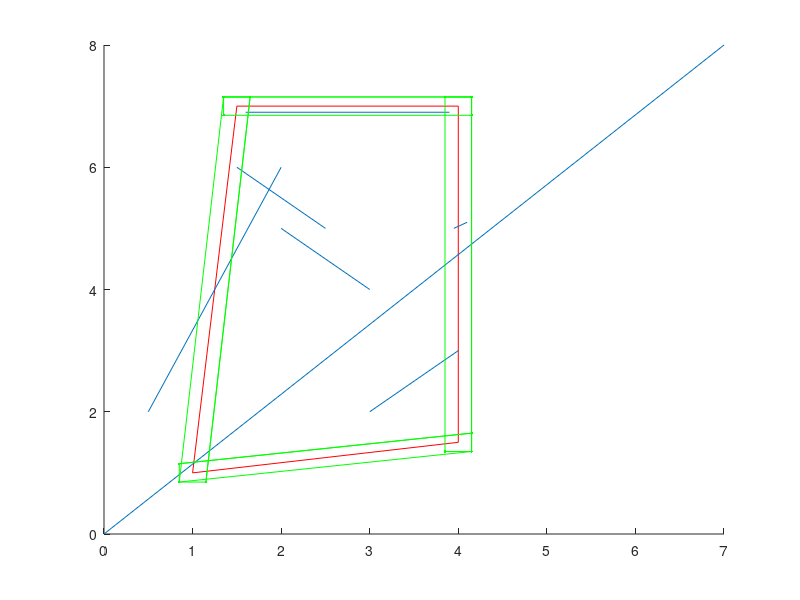

Source code (MATLAB): (Note: this script raises an error after producing the figure.)
%This is Eric Peshkin's super swell Building Hypothesis Code. Welcome. I have
%updated the comments so they should be more descriptive. Also, the very
%last step may change substantially depending on how one interprets
%Saeedi's code. I will be checking this in class tomorrow and then changing
%or not changing it afterwards, appropriately.

%Inputs are a list of X1...X4 and Y1...Y4 as building hypotheses where each
%XN = [xn1 , xn2] and each YN = [yn1 , yn2]
%Random lines are of the form [[xk1,xk2;yk1,yk2],[x(k+1)1,x(k+1)2;y(k+1)1,y(k+2)2]...]
%(see linecell in code for an example of the other lines format)

%Output is explained in comment at bottom of code.

%VARIABLES TO TINKER WITH:
tuberad = 0.15; %The radius of the tubes (also determines the parallel "height beyond lines"
mintheta = 15; %The value of degrees for which all relevant 'other' lines must be within relative to the 'hypothesis' line in question.

%Generate sample hypotheses. We want 4. This is for the sake of testing
%things.
%Hypothesis:
X1=[1,1.5];
Y1=[1,7];
h1 = line(X1,Y1,'color','red');
X2=[1.5,4];
Y2=[7,7];
h2 = line(X2,Y2,'color','red');
X3=[4,4];
Y3=[1.5,7];
h3 = line(X3,Y3,'color','red');
X4=[1,4];
Y4=[1,1.5];
h4 = line(X4,Y4,'color','red');

%Other Lines:
X100=[0.5,2];
Y100=[2,6];
r100 = line(X100,Y100);
X101=[0,7];
Y101=[0,8];
r101 = line(X101,Y101);
X102=[1.6,3.9];
Y102=[6.9,6.9];
r102 = line(X102,Y102);
X103=[3.95,4.1];
Y103=[5,5.1];
r103 = line(X103,Y103);
X104=[2,3];
Y104=[5,4];
r104 = line(X104,Y104);
X105=[1.5,2.5];
Y105=[6,5];
r105 = line(X105,Y105);
X106=[3,4];
Y106=[2,3];
r106 = line(X106,Y106);
%Note: "Hypothesis" is in red. "Non-hypothesis" lines are in blue. 
%Note: for these purposes, 0-99 are hypotheses, 100-199 are random lines, 200+ are tubes. 

%STEP 1: Tube Creation. Tube is in green. Want a tube for every line in
%hypothesis. 
%Tube 1: Left Side TOTALLY TUBULAR!
hold on
tx1 = [X1(2)+tuberad,X1(1)+tuberad,X1(1)-tuberad,X1(2)-tuberad,X1(2)+tuberad,X1(1)+tuberad];
ty1 = [Y1(2)+tuberad,Y1(1)-tuberad,Y1(1)-tuberad,Y1(2)+tuberad,Y1(2)+tuberad,Y1(1)-tuberad];
plot(tx1,ty1,'.-','color','green')
%Tube 2: Top Side TUBULAR MY MAN! (Top - Bot = pos)
tx2 = [X2(1)-tuberad,X2(2)+tuberad,X2(2)+tuberad,X2(1)-tuberad,X2(1)-tuberad,X2(2)+tuberad];
ty2 = [Y2(1)+tuberad,Y2(2)+tuberad,Y2(2)-tuberad,Y2(1)-tuberad,Y2(1)+tuberad,Y2(2)+tuberad];
plot(tx2,ty2,'.-','color','green')
%Tube 3: Right Side TUBULAR DUDE! (Top - Bot = pos)
tx3 = [X3(1)+tuberad,X3(2)+tuberad,X3(2)-tuberad,X3(1)-tuberad,X3(1)+tuberad,X3(2)+tuberad];
ty3 = [Y3(1)-tuberad,Y3(2)+tuberad,Y3(2)+tuberad,Y3(1)-tuberad,Y3(1)-tuberad,Y3(2)+tuberad];
plot(tx3,ty3,'.-','color','green')
%Tube 4: Bottom Side TUBULAR BRO! (Top - Bot = positive)
tx4 = [X4(1)-tuberad,X4(2)+tuberad,X4(2)+tuberad,X4(1)-tuberad,X4(1)-tuberad,X4(2)+tuberad];
ty4 = [Y4(1)+tuberad,Y4(2)+tuberad,Y4(2)-tuberad,Y4(1)-tuberad,Y4(1)+tuberad,Y4(2)+tuberad];
plot(tx4,ty4,'.-','color','green')

%STEP 2: Find all lines that are fully or partially within the tubes. (From
%the set of III-A-5
%(use inpolygon to determine whether both endpoints are in the tube)

%Check all lines for interior of Tube 1:

%Linelist is list of suspect lines. Currently as [[x1,x2;y1,y2]]
linelist = [[0.5,2;2,6],[0,7;0,8],[1.6,3.9;6.9,6.9],[3.95,4.1;5,5.1],[2,3;5,4],[1.5,2.5;6,5],[3,4;2,3]];
linecell = cell(length(linelist)/2,1);
for i = 1:(length(linelist)/2);
    linecell{i,1} = linelist(4*i-3:4*i);
end
Tube1Array = [];
Tube2Array = [];
Tube3Array = [];
Tube4Array = [];
for k = linelist;
    [in] = inpolygon(k(1),k(2),tx1,ty1);
    Tube1Array = cat(1,Tube1Array,[in]);
end
for k = linelist;
    [in] = inpolygon(k(1),k(2),tx2,ty2);
    Tube2Array = cat(1,Tube2Array,[in]);
end
for k = linelist;
    [in] = inpolygon(k(1),k(2),tx3,ty3);
    Tube3Array = cat(1,Tube3Array,[in]);
end
for k = linelist;
    [in] = inpolygon(k(1),k(2),tx4,ty4);
    Tube4Array = cat(1,Tube4Array,[in]);
end
%TubeNArray is a vertical matrix for which every row corresponds to a
%point for tube 1:N. Every second row begins a new "line". 
%Let's split this into 7 2x1 doubles, each of which contains a single "line's" validity info.
Tube1Lines = mat2cell(Tube1Array,zeros(1,(size(Tube1Array,1)/2))+2,[1]);
Tube2Lines = mat2cell(Tube2Array,zeros(1,(size(Tube2Array,1)/2))+2,[1]);
Tube3Lines = mat2cell(Tube3Array,zeros(1,(size(Tube3Array,1)/2))+2,[1]);
Tube4Lines = mat2cell(Tube4Array,zeros(1,(size(Tube4Array,1)/2))+2,[1]);

%Now we will seperate any lines that "fit" (or one pt in the line is in the
%polygon, to check for the entire line in polygon switch to [0;0] on all.)
%The process will be carried out for each line one at a time from now on.
%Tube 1:
count = 0;
for k = 1:length(Tube1Lines);
    if cell2mat(Tube1Lines(k)) == [1;1]; %%%%%%
        %counter variable to determine size of the chosen lines cell.
        count = count+1;
    end
    
end
chosenlinescell = cell(count,1);
count2 = 1;
for k = 1:length(Tube1Lines);
    if cell2mat(Tube1Lines(k)) == [1;1];
        %select the matrices of lines information such that they are within
        %the tubes
        tubelinecoords = vec2mat(cell2mat(linecell(k)),2);
        chosenlinescell{count2,1} = tubelinecoords;
        count2 = count2 + 1;
    end
end

%Now we have a cell array that contains the matrices of every [x1,x2;y1,y2]
%line that is within each tube for Tube 1 in chosenlinescell. 


%(Still for tube 1, can copy-paste or try to automate in some complicated
%way. Consider both, even if just for learning value)
%STEP 3: Remove lines with an orientation difference from the side higher
%than 15%
%Remember hypothesis is X1,Y1. 
for k = 1:length(chosenlinescell);
    hypothline = cell2mat(chosenlinescell(k));
    linepointA = hypothline(1:2);
    linepointB = hypothline(3:4); 
    randlinevec = (linepointB - linepointA);     
    x1y1 = [X1(1),Y1(1)];
    x2y2 = [X1(2),Y1(2)];
    hypothvec = (x2y2-x1y1);
    dotp = dot(randlinevec,hypothvec);
    magA = norm(randlinevec);
    magB = norm(hypothvec);
    costheta = dotp/(magA * magB);
    thetarads = acos(costheta);
    thetadeg = thetarads * (180/pi);
    %Now we have our angle in degrees.
    %Let's remove the vectors that are more than 15 degrees different
    if thetadeg > mintheta;
        if thetadeg < 360-mintheta; 
        chosenlinescell{k,1} = NaN;  
        %Now anywhere this was true, the chosenlines cell contains NaN
        end 
    end 
end
%STEP 4: Now we project each selected line on the "closest side of the
%hypothesis," which based on how this code is written is already determined.
projectorcell1 = chosenlinescell;
scorecelltube1 = projectorcell1;
for k = 1:length(chosenlinescell);
    if isnan(chosenlinescell{k}) == 0;
        hypothline = cell2mat(chosenlinescell(k));
        linepointA = hypothline(1:2);
        linepointB = hypothline(3:4); 
        randlinevec = (linepointB - linepointA);
        x1y1 = [X1(1),Y1(1)];
        x2y2 = [X1(2),Y1(2)];
        hypothvec = (x2y2-x1y1);
        %Project randlinevec onto hypothvec.
        projection =(dot(randlinevec,hypothvec)/norm(hypothvec)^2)*hypothvec;
        %Create a cell to keep the projection information in for ease of
        %access. This may never be called again, idk. 
        projectorcell1{k} = projection;
        %STEP 5: Calculate normalized coverage due to line projection.
        normedcov = norm(projection)/norm(hypothvec);
        if normedcov > 1;
            %Adjust for the fact some lines may be far beyond the boundary
            %of our hypothesis and they don't deserve a higher score.
            normedcov = normedcov^-1;
        end 
        %Scorecell contains the normalized projection scores and NaN's
        %where a line was not utilized because it did not fit criteria. 
       	scorecelltube1{k} = normedcov;    
    end 
end 

%TUBE 2
count = 0;
for k = 1:length(Tube2Lines);
    if cell2mat(Tube2Lines(k)) == [1;1]; 
        %counter variable to determine size of the chosen lines cell.
        count = count+1;

    end 
end
chosenlinescell2 = cell(count,1);
count2 = 1;
for k = 1:length(Tube2Lines);
    if cell2mat(Tube2Lines(k)) == [1;1];
        %select the matrices of lines information such that they are within
        %the tubes
        tubelinecoords = vec2mat(cell2mat(linecell(k)),2);
        chosenlinescell2{count2,1} = tubelinecoords;
        count2 = count2 + 1;
    end
end

%Now we have a cell array that contains the matrices of every [x1,x2;y1,y2]
%line that is within each tube for Tube 2 in chosenlinescell. 

%STEP 3: Remove lines with an orientation difference from the side higher
%than 15%
%Remember hypothesis is X1,Y1. 
for k = 1:length(chosenlinescell2);
    hypothline = cell2mat(chosenlinescell2(k));
    linepointA = hypothline(1:2);
    linepointB = hypothline(3:4); 
    randlinevec = (linepointB - linepointA);     
    x1y1 = [X1(1),Y1(1)];
    x2y2 = [X1(2),Y1(2)];
    hypothvec = (x2y2-x1y1);
    dotp = dot(randlinevec,hypothvec);
    magA = norm(randlinevec);
    magB = norm(hypothvec);
    costheta = dotp/(magA * magB);
    thetarads = acos(costheta);
    thetadeg = thetarads * (180/pi);
    %Now we have our angle in degrees.
    %Let's remove the vectors that are more than 15 degrees different
    if thetadeg > mintheta;
        if thetadeg < 360-mintheta; 
        chosenlinescell2{k,1} = NaN;  
        %Now anywhere this was true, the chosenlines cell contains NaN
        end 
    end 
end
%STEP 4: Now we project each selected line on the "closest side of the
%hypothesis," which based on how this code is written is already determined.
projectorcell2 = chosenlinescell2;
scorecelltube2 = projectorcell2;
for k = 1:length(chosenlinescell2);
    if isnan(chosenlinescell2{k}) == 0;
        hypothline = cell2mat(chosenlinescell2(k));
        linepointA = hypothline(1:2);
        linepointB = hypothline(3:4); 
        randlinevec = (linepointB - linepointA);
        x1y1 = [X1(1),Y1(1)];
        x2y2 = [X1(2),Y1(2)];
        hypothvec = (x2y2-x1y1);
        %Project randlinevec onto hypothvec.
        projection =(dot(randlinevec,hypothvec)/norm(hypothvec)^2)*hypothvec;
        %Create a cell to keep the projection information in for ease of
        %access. This may never be called again, idk. 
        projectorcell2{k} = projection;
        %STEP 5: Calculate normalized coverage due to line projection.
        normedcov = norm(projection)/norm(hypothvec);
        if normedcov > 1;
            %Adjust for the fact some lines may be far beyond the boundary
            %of our hypothesis and they don't deserve a higher score.
            normedcov = normedcov^-1;
        end 
        %Scorecell contains the normalized projection scores and NaN's
        %where a line was not utilized because it did not fit criteria. 
       	scorecelltube2{k} = normedcov;    
    end 
end 
%Tube 3
count = 0;
for k = 1:length(Tube3Lines);
    if cell2mat(Tube3Lines(k)) == [1;1]; %COULDN'T GET "OR" "|" OPERATOR TO WORK!!!!!
        %counter variable to determine size of the chosen lines cell.
        count = count+1;
    end
end
chosenlinescell3 = cell(count,1);
count2 = 1;
for k = 1:length(Tube3Lines);
    if cell2mat(Tube3Lines(k)) == [1;1];
        %select the matrices of lines information such that they are within
        %the tubes
        tubelinecoords = vec2mat(cell2mat(linecell(k)),2);
        chosenlinescell3{count2,1} = tubelinecoords;
        count2 = count2 + 1;
    end
end

%Now we have a cell array that contains the matrices of every [x1,x2;y1,y2]
%line that is within each tube for Tube 1 in chosenlinescell. 


%(Still for tube 1, can copy-paste or try to automate in some complicated
%way. Consider both, even if just for learning value)
%STEP 3: Remove lines with an orientation difference from the side higher
%than 15%
%Remember hypothesis is X1,Y1. 
for k = 1:length(chosenlinescell3);
    hypothline = cell2mat(chosenlinescell3(k));
    linepointA = hypothline(1:2);
    linepointB = hypothline(3:4); 
    randlinevec = (linepointB - linepointA);     
    x1y1 = [X1(1),Y1(1)];
    x2y2 = [X1(2),Y1(2)];
    hypothvec = (x2y2-x1y1);
    dotp = dot(randlinevec,hypothvec);
    magA = norm(randlinevec);
    magB = norm(hypothvec);
    costheta = dotp/(magA * magB);
    thetarads = acos(costheta);
    thetadeg = thetarads * (180/pi);
    %Now we have our angle in degrees.
    %Let's remove the vectors that are more than 15 degrees different
    if thetadeg > mintheta;
        if thetadeg < 360-mintheta; 
        chosenlinescell3{k,1} = NaN;  
        %Now anywhere this was true, the chosenlines cell contains NaN
        end 
    end 
end
%STEP 4: Now we project each selected line on the "closest side of the
%hypothesis," which based on how this code is written is already determined.
projectorcell3 = chosenlinescell3;
scorecelltube3 = projectorcell3;
for k = 1:length(chosenlinescell3);
    if isnan(chosenlinescell3{k}) == 0;
        hypothline = cell2mat(chosenlinescell3(k));
        linepointA = hypothline(1:2);
        linepointB = hypothline(3:4); 
        randlinevec = (linepointB - linepointA);
        x1y1 = [X1(1),Y1(1)];
        x2y2 = [X1(2),Y1(2)];
        hypothvec = (x2y2-x1y1);
        %Project randlinevec onto hypothvec.
        projection =(dot(randlinevec,hypothvec)/norm(hypothvec)^2)*hypothvec;
        %Create a cell to keep the projection information in for ease of
        %access. This may never be called again, idk. 
        projectorcell3{k} = projection;
        %STEP 5: Calculate normalized coverage due to line projection.
        normedcov = norm(projection)/norm(hypothvec);
        if normedcov > 1;
            %Adjust for the fact some lines may be far beyond the boundary
            %of our hypothesis and they don't deserve a higher score.
            normedcov = normedcov^-1;
        end 
        %Scorecell contains the normalized projection scores and NaN's
        %where a line was not utilized because it did not fit criteria. 
       	scorecelltube3{k} = normedcov;    
    end 
end

%Tube 4
count = 0;
for k = 1:length(Tube4Lines);
    if cell2mat(Tube4Lines(k)) == [1;1]; %COULDN'T GET "OR" "|" OPERATOR TO WORK!!!!!
        %counter variable to determine size of the chosen lines cell.
        count = count+1;
    end
end
chosenlinescell4 = cell(count,1);
count2 = 1;
for k = 1:length(Tube4Lines);
    if cell2mat(Tube4Lines(k)) == [1;1];
        %select the matrices of lines information such that they are within
        %the tubes
        tubelinecoords = vec2mat(cell2mat(linecell(k)),2);
        chosenlinescell4{count2,1} = tubelinecoords;
        count2 = count2 + 1;
    end
end

%Now we have a cell array that contains the matrices of every [x1,x2;y1,y2]
%line that is within each tube for Tube 1 in chosenlinescell. 


%(Still for tube 1, can copy-paste or try to automate in some complicated
%way. Consider both, even if just for learning value)
%STEP 3: Remove lines with an orientation difference from the side higher
%than 15%
%Remember hypothesis is X1,Y1. 
for k = 1:length(chosenlinescell4);
    hypothline = cell2mat(chosenlinescell4(k));
    linepointA = hypothline(1:2);
    linepointB = hypothline(3:4); 
    randlinevec = (linepointB - linepointA);     
    x1y1 = [X1(1),Y1(1)];
    x2y2 = [X1(2),Y1(2)];
    hypothvec = (x2y2-x1y1);
    dotp = dot(randlinevec,hypothvec);
    magA = norm(randlinevec);
    magB = norm(hypothvec);
    costheta = dotp/(magA * magB);
    thetarads = acos(costheta);
    thetadeg = thetarads * (180/pi);
    %Now we have our angle in degrees.
    %Let's remove the vectors that are more than 15 degrees different
    if thetadeg > mintheta;
        if thetadeg < 360-mintheta; 
        chosenlinescell4{k,1} = NaN;  
        %Now anywhere this was true, the chosenlines cell contains NaN
        end 
    end 
end
%STEP 4: Now we project each selected line on the "closest side of the
%hypothesis," which based on how this code is written is already determined.
projectorcell4 = chosenlinescell4;
scorecelltube4 = projectorcell4;
for k = 1:length(chosenlinescell4);
    if isnan(chosenlinescell4{k}) == 0;
        hypothline = cell2mat(chosenlinescell4(k));
        linepointA = hypothline(1:2);
        linepointB = hypothline(3:4); 
        randlinevec = (linepointB - linepointA);
        x1y1 = [X1(1),Y1(1)];
        x2y2 = [X1(2),Y1(2)];
        hypothvec = (x2y2-x1y1);
        %Project randlinevec onto hypothvec.
        projection =(dot(randlinevec,hypothvec)/norm(hypothvec)^2)*hypothvec;
        %Create a cell to keep the projection information in for ease of
        %access. This may never be called again, idk. 
        projectorcell4{k} = projection;
        %STEP 5: Calculate normalized coverage due to line projection.
        normedcov = norm(projection)/norm(hypothvec);
        if normedcov > 1;
            %Adjust for the fact some lines may be far beyond the boundary
            %of our hypothesis and they don't deserve a higher score.
            normedcov = normedcov^-1;
        end 
        %Scorecell contains the normalized projection scores and NaN's
        %where a line was not utilized because it did not fit criteria. 
       	scorecelltube4{k} = normedcov;   
    end 
end 
%Remember, chosenlinescellN and scorecelltubeN contain the vector form of
%the lines [x1,x2;y1,y2] and the scores for each line, respectively, at matching indices.

%Now we stop this tube-by-tube madness, and create the total "score", then find
%the lines that maximize that score.

%First, filter out those scorecellN's with no results.

if isempty(cell2mat(scorecelltube1)) == 1;
    scorecelltube1 = cell(1);
end 
if isempty(cell2mat(scorecelltube2)) == 1;
    scorecelltube2 = cell(1);
end 
if isempty(cell2mat(scorecelltube3)) == 1;
    scorecelltube3 = cell(1);
end 
if isempty(cell2mat(scorecelltube4)) == 1;
    scorecelltube4 = cell(1);
end 
%add the original hypoth lines to the end of cell of things being
%looped through in calculting score. add 'perfect score' to list of scores.
%Remember: things in chosenlinescell are now in [x1,y1;x2,y2]
chosenlinescell{(length(chosenlinescell)+1),1} = [X1(1),Y1(1);X1(2),Y1(2)];
chosenlinescell2{(length(chosenlinescell2)+1),1} = [X2(1),Y2(1);X2(2),Y2(2)];
chosenlinescell3{(length(chosenlinescell3)+1),1} = [X3(1),Y3(1);X3(2),Y3(2)];
chosenlinescell4{(length(chosenlinescell4)+1),1} = [X4(1),Y4(1);X4(2),Y4(2)];
scorecelltube1{(length(scorecelltube1)+1),1} = 1;
scorecelltube2{(length(scorecelltube2)+1),1} = 1;
scorecelltube3{(length(scorecelltube3)+1),1} = 1;
scorecelltube4{(length(scorecelltube4)+1),1} = 1;

%Now we add all projected line "scores" and assocaite them with the coordinates of the four lines represented by the score . 
%Let's initialize the home cell for all this great information.
outputlinesandscores = cell(length(scorecelltube1)*length(scorecelltube2)*length(scorecelltube3)*length(scorecelltube4),2)
count = 0;
for k1 = 1:length(scorecelltube1);
    for k2 = 1:length(scorecelltube2);
        for k3 = 1:length(scorecelltube3);
            for k4 = 1:length(scorecelltube4);
               count = count + 1;
               comboscore = scorecelltube1{k1} + scorecelltube2{k2} + scorecelltube3{k3} + scorecelltube4{k4}; 
               scoredlines = [chosenlinescell{k1}, chosenlinescell2{k2}, chosenlinescell3{k3}, chosenlinescell4{k4}];
               outputlinesandscores{count, 1} = scoredlines;
               outputlinesandscores{count, 2} = comboscore; 
            
            
            end 
        end 
    end 
end 

outputlinesandscores;
%outputlinesandscores is a cell with two columns. The second contains the
%score associated with any four lines. The first contains the four lines in
%the format [x1, y1; x2, y2]*4, for the four lines. The first two columns
%within this column of outputlinesandscores belong to the first line, and so on. 


%Also do part D for monday 
